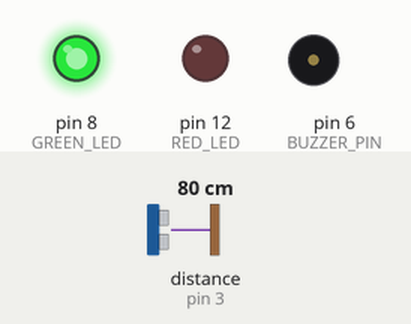
Recording of a sketch running on a simulated Arduino Uno, built with avr-gcc and run on an emulated ATmega328P. On the bench: output pins drawn as LEDs (lit = HIGH), buzzer (waves = sounding). Wiring (inferred from the names in the program): ultrasonic range finder: trigger pin 2; echo pin 3. The test bench sets the inputs (shaded band); at power-on: distance to the obstacle (sensor on pin 3) 80 cm. The echo pulse lasts 58.3 µs per cm; pins used as bus, display or sensor lines are not drawn.

Above: at 1.4 s.
1.5 s: distance to the obstacle (sensor on pin 3) set to 2 cm
At 4.3 s:
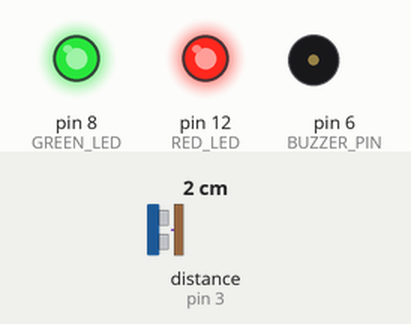
At 6.12 s:
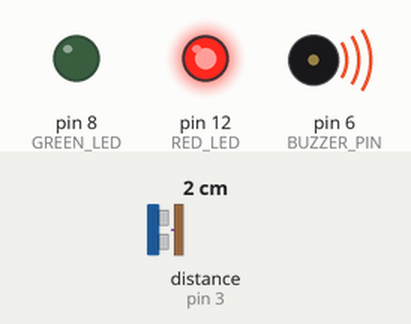
Timing chart, 0 to 10.5 s (numbered marks = the images above; inputs shaded):
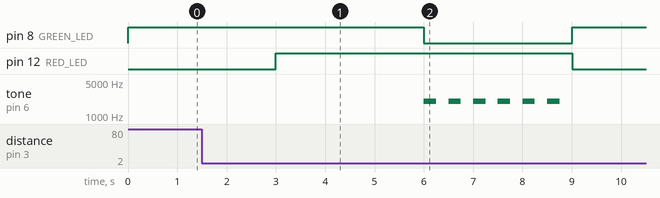

Measured:
- after the input at 1.5 s, pin 8 (GREEN_LED): HIGH → LOW after 4.5 s, → HIGH 3.0 s later; pin 12 (RED_LED): LOW → HIGH after 1.5 s, → LOW 6.0 s later; tone on pin 6 (BUZZER_PIN): alternates 2000 Hz for 0.25 s and silent for 0.25 s, 12 changes in all, then stays silent, starting after 4.5 s

The sketch:

animal-deterrent-alarm.ino
```cpp
#define TRIGGER_PIN  2
#define ECHO_PIN     3
#define MAX_DISTANCE 400
#define BUZZER_PIN   6
#define GREEN_LED    8
#define RED_LED      12
#define CHECK_INTERVAL 3000
#define DETECTION_TIME 3000
#define ALARM_TIME 3000

unsigned long previousMillis = 0;
int initialDistance;
bool alarmArmed = false;
bool objectDetected = false;
unsigned long objectDetectedStart = 0;

void setup() {
    pinMode(TRIGGER_PIN, OUTPUT);
    pinMode(ECHO_PIN, INPUT);
    pinMode(BUZZER_PIN, OUTPUT);
    pinMode(GREEN_LED, OUTPUT);
    pinMode(RED_LED, OUTPUT);
    // Serial.begin(9600);
    calibrateSensor();
}

void loop() {
    unsigned long currentMillis = millis();

    if (alarmArmed) {
        if (currentMillis - previousMillis >= CHECK_INTERVAL) {
            int distance = getDistance();
            if (distance != initialDistance) {
                if (!objectDetected) {
                    objectDetected = true;
                    objectDetectedStart = currentMillis;
                    triggerAlarm();
                }
            } else {
                if (objectDetected) {
                    // Intruder left or never fully detected
                    calibrateSensor();
                }
            }
            previousMillis = currentMillis;
        }
    }
}

void calibrateSensor() {
    digitalWrite(RED_LED, LOW); // Turn off red LED
    digitalWrite(GREEN_LED, HIGH); // Turn on green LED during calibration
    delay(250);  // Calibration time
    initialDistance = getDistance();
    alarmArmed = true;
}

void triggerAlarm() {
    // Prime Alarm with Red LED
    digitalWrite(RED_LED, HIGH);

    // Start actively scanning for intruder
    unsigned long alarmStart = millis();
    while (millis() - alarmStart < ALARM_TIME) {
        int distance = getDistance();
        if (distance == initialDistance) { // If the intruder is gone
            noTone(BUZZER_PIN);
            calibrateSensor();
            return;
        }
    }

    // Intruder hasn't left, trigger alarm
    alarmStart = millis();
    digitalWrite(GREEN_LED, LOW); // Turn off green LED
    while (millis() - alarmStart < ALARM_TIME) {
        tone(BUZZER_PIN, 2000);  // Start buzzer
        delay(250);
        noTone(BUZZER_PIN);  // Stop buzzer
        delay(250);

        int distance = getDistance();
        if (distance == initialDistance) { // If the intruder is gone
            noTone(BUZZER_PIN);
            calibrateSensor();
            break;
        }
    }

    noTone(BUZZER_PIN);
    calibrateSensor();
}

int getDistance() {
    // Clears the trigPin condition
    digitalWrite(TRIGGER_PIN, LOW);
    delayMicroseconds(2);
    // Sets the trigPin HIGH (ACTIVE) for 10 microseconds
    digitalWrite(TRIGGER_PIN, HIGH);
    delayMicroseconds(10);
    digitalWrite(TRIGGER_PIN, LOW);
    // Reads the echoPin, returns the sound wave travel time in microseconds
    long duration = pulseIn(ECHO_PIN, HIGH);
    // Calculating the distance
    int distance = duration * 0.034 / 2; // Speed of sound wave divided by 2 (go and back)
    // Serial.print("Distance: ");
    // Serial.println(distance);
    return distance;
}
```
